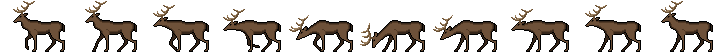
#> input picture assets/sozu/raw/Deer_Idle.png, 720 x 52 px
$ python pack-sozu-atlas.py
#> lines starting #> are read from the running program, lines starting #| are printed output that depends on the picture
#!/usr/bin/env python3
"""Pack specialty sprites into a TexturePacker-style hash atlas."""

from __future__ import annotations

import json
from pathlib import Path

from PIL import Image

ROOT = Path(__file__).resolve().parents[1]
OUT_DIR = ROOT / "public" / "sozu"
SRC_JSON = ROOT / "src" / "games" / "sozu" / "assets" / "garden.json"
RAW = ROOT / "assets" / "sozu" / "raw"

DEER_IDLE = RAW / "Deer_Idle.png"
DEER_RUN = RAW / "Deer_Run.png"
KOI = RAW / "fish_orange.png"

DEER_FW, DEER_FH = 72, 52


def key_black(im: Image.Image) -> Image.Image:
    rgba = im.convert("RGBA")
    px = rgba.load()
    w, h = rgba.size
    for y in range(h):
        for x in range(w):
            r, g, b, a = px[x, y]
            if a == 0:
                continue
            if r < 10 and g < 10 and b < 10:
                px[x, y] = (0, 0, 0, 0)
    return rgba


def slice_frame(sheet: Image.Image, index: int, fw: int, fh: int) -> Image.Image:
    return sheet.crop((index * fw, 0, (index + 1) * fw, fh))


def main() -> None:
    OUT_DIR.mkdir(parents=True, exist_ok=True)
    idle = key_black(Image.open(DEER_IDLE))
#> in key_black, rgba is the input picture: PIL image 720x52 RGBA; mean R, G, B, A 19.2, 14.1, 9.9, 68.1
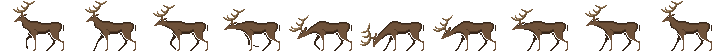
#> idle: PIL image 720x52 RGBA; mean R, G, B, A 19.2, 14.1, 9.9, 50.7; transparent parts drawn white
    run = key_black(Image.open(DEER_RUN))
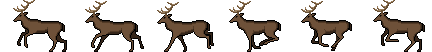
#> input picture assets/sozu/raw/Deer_Run.png, 432 x 52 px
#> in key_black, rgba is the input picture: PIL image 432x52 RGBA; mean R, G, B, A 18.9, 14, 9.8, 66.4
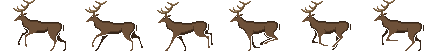
#> run: PIL image 432x52 RGBA; mean R, G, B, A 18.9, 14, 9.8, 49.8; transparent parts drawn white
#> (the run stopped early here; a loop or call above may not have finished)
